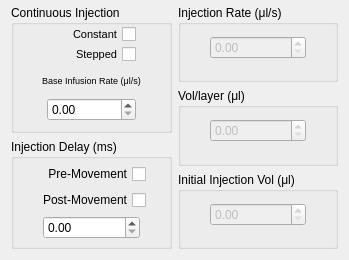
     <widget class="QWidget" name="InjectionControl">
      <property name="geometry">
       <rect>
        <x>0</x>
        <y>0</y>
        <width>349</width>
        <height>260</height>
       </rect>
      </property>
      <attribute name="label">
       <string>                       Injection Control</string>
      </attribute>
      <layout class="QGridLayout" name="gridLayout_10" columnstretch="1,1">
       <property name="topMargin">
        <number>5</number>
       </property>
       <property name="rightMargin">
        <number>11</number>
       </property>
       <item row="0" column="0">
        <layout class="QGridLayout" name="gridLayout_4" rowstretch="7,6">
         <item row="0" column="0">
          <widget class="QGroupBox" name="ContInjectionBox">
           <property name="title">
            <string>Continuous Injection</string>
           </property>
           <layout class="QGridLayout" name="gridLayout_14" columnstretch="1,4,1">
            <property name="leftMargin">
             <number>5</number>
            </property>
            <property name="topMargin">
             <number>0</number>
            </property>
            <property name="rightMargin">
             <number>5</number>
            </property>
            <property name="verticalSpacing">
             <number>1</number>
            </property>
            <item row="6" column="1">
             <widget class="QDoubleSpinBox" name="BaseInfusionParamDMD2">
              <property name="sizePolicy">
               <sizepolicy hsizetype="Minimum" vsizetype="Fixed">
                <horstretch>0</horstretch>
                <verstretch>0</verstretch>
               </sizepolicy>
              </property>
             </widget>
            </item>
            <item row="0" column="1">
             <widget class="QCheckBox" name="ContinuousInjectionDMD2">
              <property name="enabled">
               <bool>true</bool>
              </property>
              <property name="font">
               <font>
                <family>MS Shell Dlg 2</family>
                <pointsize>8</pointsize>
                <weight>50</weight>
                <italic>false</italic>
                <bold>false</bold>
               </font>
              </property>
              <property name="layoutDirection">
               <enum>Qt::RightToLeft</enum>
              </property>
              <property name="styleSheet">
               <string notr="true">font: 8pt &quot;MS Shell Dlg 2&quot;;</string>
              </property>
              <property name="text">
               <string>Constant</string>
              </property>
             </widget>
            </item>
            <item row="3" column="0" colspan="3">
             <widget class="QLabel" name="BaseInfusionRateTitleDMD2">
              <property name="font">
               <font>
                <pointsize>6</pointsize>
               </font>
              </property>
              <property name="text">
               <string>&lt;html&gt;&lt;head/&gt;&lt;body&gt;&lt;p align=&quot;center&quot;&gt;&lt;span style=&quot; font-size:7pt;&quot;&gt;Base Infusion Rate (μl/s)&lt;/span&gt;&lt;/p&gt;&lt;/body&gt;&lt;/html&gt;</string>
              </property>
             </widget>
            </item>
            <item row="6" column="2">
             <spacer name="horizontalSpacer">
              <property name="orientation">
               <enum>Qt::Horizontal</enum>
              </property>
              <property name="sizeHint" stdset="0">
               <size>
                <width>40</width>
                <height>20</height>
               </size>
              </property>
             </spacer>
            </item>
            <item row="6" column="0">
             <spacer name="horizontalSpacer_2">
              <property name="orientation">
               <enum>Qt::Horizontal</enum>
              </property>
              <property name="sizeHint" stdset="0">
               <size>
                <width>40</width>
                <height>20</height>
               </size>
              </property>
             </spacer>
            </item>
            <item row="1" column="1">
             <widget class="QCheckBox" name="SteppedContInjectionDMD2">
              <property name="enabled">
               <bool>true</bool>
              </property>
              <property name="font">
               <font>
                <family>MS Shell Dlg 2</family>
                <pointsize>8</pointsize>
                <weight>50</weight>
                <italic>false</italic>
                <bold>false</bold>
               </font>
              </property>
              <property name="layoutDirection">
               <enum>Qt::RightToLeft</enum>
              </property>
              <property name="styleSheet">
               <string notr="true">font: 8pt &quot;MS Shell Dlg 2&quot;;</string>
              </property>
              <property name="text">
               <string>Stepped</string>
              </property>
             </widget>
            </item>
           </layout>
          </widget>
         </item>
         <item row="1" column="0">
          <widget class="QGroupBox" name="InjectionDelayBoxDMD2">
           <property name="title">
            <string>Injection Delay (ms)</string>
           </property>
           <layout class="QGridLayout" name="gridLayout_16" rowstretch="3,0,0" columnstretch="0,0,0">
            <property name="leftMargin">
             <number>5</number>
            </property>
            <property name="topMargin">
             <number>0</number>
            </property>
            <property name="rightMargin">
             <number>5</number>
            </property>
            <property name="bottomMargin">
             <number>0</number>
            </property>
            <property name="verticalSpacing">
             <number>1</number>
            </property>
            <item row="0" column="2">
             <spacer name="horizontalSpacer_5">
              <property name="orientation">
               <enum>Qt::Horizontal</enum>
              </property>
              <property name="sizeHint" stdset="0">
               <size>
                <width>40</width>
                <height>20</height>
               </size>
              </property>
             </spacer>
            </item>
            <item row="1" column="1">
             <widget class="QCheckBox" name="PostMovementCheckboxDMD2">
              <property name="layoutDirection">
               <enum>Qt::RightToLeft</enum>
              </property>
              <property name="text">
               <string>Post-Movement</string>
              </property>
             </widget>
            </item>
            <item row="0" column="1">
             <widget class="QCheckBox" name="PreMovementCheckboxDMD2">
              <property name="layoutDirection">
               <enum>Qt::RightToLeft</enum>
              </property>
              <property name="text">
               <string>Pre-Movement</string>
              </property>
             </widget>
            </item>
            <item row="0" column="0">
             <spacer name="horizontalSpacer_6">
              <property name="orientation">
               <enum>Qt::Horizontal</enum>
              </property>
              <property name="sizeHint" stdset="0">
               <size>
                <width>40</width>
                <height>20</height>
               </size>
              </property>
             </spacer>
            </item>
            <item row="2" column="0" colspan="3">
             <layout class="QHBoxLayout" name="horizontalLayout" stretch="1,4,1">
              <item>
               <spacer name="horizontalSpacer_4">
                <property name="orientation">
                 <enum>Qt::Horizontal</enum>
                </property>
                <property name="sizeHint" stdset="0">
                 <size>
                  <width>40</width>
                  <height>20</height>
                 </size>
                </property>
               </spacer>
              </item>
              <item>
               <widget class="QDoubleSpinBox" name="InjectionDelayParamDMD2">
                <property name="sizePolicy">
                 <sizepolicy hsizetype="Minimum" vsizetype="Fixed">
                  <horstretch>0</horstretch>
                  <verstretch>0</verstretch>
                 </sizepolicy>
                </property>
                <property name="maximum">
                 <double>9999.000000000000000</double>
                </property>
               </widget>
              </item>
              <item>
               <spacer name="horizontalSpacer_3">
                <property name="orientation">
                 <enum>Qt::Horizontal</enum>
                </property>
                <property name="sizeHint" stdset="0">
                 <size>
                  <width>40</width>
                  <height>20</height>
                 </size>
                </property>
               </spacer>
              </item>
             </layout>
            </item>
           </layout>
          </widget>
         </item>
        </layout>
       </item>
       <item row="0" column="1">
        <layout class="QGridLayout" name="gridLayout_5">
         <item row="1" column="0">
          <widget class="QGroupBox" name="VolPerLayerBoxDMD2">
           <property name="title">
            <string>Vol/layer (μl)</string>
           </property>
           <layout class="QGridLayout" name="gridLayout_18" columnstretch="1,4,1">
            <property name="leftMargin">
             <number>5</number>
            </property>
            <property name="topMargin">
             <number>0</number>
            </property>
            <property name="rightMargin">
             <number>5</number>
            </property>
            <item row="0" column="0">
             <spacer name="horizontalSpacer_9">
              <property name="orientation">
               <enum>Qt::Horizontal</enum>
              </property>
              <property name="sizeHint" stdset="0">
               <size>
                <width>19</width>
                <height>17</height>
               </size>
              </property>
             </spacer>
            </item>
            <item row="0" column="1">
             <widget class="QDoubleSpinBox" name="VolPerLayerParamDMD2">
              <property name="enabled">
               <bool>false</bool>
              </property>
              <property name="sizePolicy">
               <sizepolicy hsizetype="Preferred" vsizetype="Fixed">
                <horstretch>0</horstretch>
                <verstretch>0</verstretch>
               </sizepolicy>
              </property>
             </widget>
            </item>
            <item row="0" column="2">
             <spacer name="horizontalSpacer_10">
              <property name="orientation">
               <enum>Qt::Horizontal</enum>
              </property>
              <property name="sizeHint" stdset="0">
               <size>
                <width>40</width>
                <height>20</height>
               </size>
              </property>
             </spacer>
            </item>
           </layout>
          </widget>
         </item>
         <item row="2" column="0">
          <widget class="QGroupBox" name="InitialVolumeBoxDMD2">
           <property name="title">
            <string>Initial Injection Vol (μl)</string>
           </property>
           <layout class="QGridLayout" name="gridLayout_17" columnstretch="1,4,1">
            <property name="leftMargin">
             <number>5</number>
            </property>
            <property name="topMargin">
             <number>0</number>
            </property>
            <property name="rightMargin">
             <number>5</number>
            </property>
            <item row="0" column="0">
             <spacer name="horizontalSpacer_7">
              <property name="orientation">
               <enum>Qt::Horizontal</enum>
              </property>
              <property name="sizeHint" stdset="0">
               <size>
                <width>40</width>
                <height>20</height>
               </size>
              </property>
             </spacer>
            </item>
            <item row="0" column="1">
             <widget class="QDoubleSpinBox" name="InitialVolumeParamDMD2">
              <property name="enabled">
               <bool>false</bool>
              </property>
              <property name="sizePolicy">
               <sizepolicy hsizetype="Preferred" vsizetype="Fixed">
                <horstretch>0</horstretch>
                <verstretch>0</verstretch>
               </sizepolicy>
              </property>
             </widget>
            </item>
            <item row="0" column="2">
             <spacer name="horizontalSpacer_8">
              <property name="orientation">
               <enum>Qt::Horizontal</enum>
              </property>
              <property name="sizeHint" stdset="0">
               <size>
                <width>40</width>
                <height>20</height>
               </size>
              </property>
             </spacer>
            </item>
           </layout>
          </widget>
         </item>
         <item row="0" column="0">
          <widget class="QGroupBox" name="InjectionRateBoxDMD2">
           <property name="enabled">
            <bool>true</bool>
           </property>
           <property name="title">
            <string>Injection Rate (μl/s)</string>
           </property>
           <layout class="QGridLayout" name="gridLayout_19" columnstretch="1,4,1">
            <property name="leftMargin">
             <number>5</number>
            </property>
            <property name="topMargin">
             <number>0</number>
            </property>
            <property name="rightMargin">
             <number>5</number>
            </property>
            <item row="0" column="0">
             <spacer name="horizontalSpacer_11">
              <property name="orientation">
               <enum>Qt::Horizontal</enum>
              </property>
              <property name="sizeHint" stdset="0">
               <size>
                <width>19</width>
                <height>17</height>
               </size>
              </property>
             </spacer>
            </item>
            <item row="0" column="1">
             <widget class="QDoubleSpinBox" name="InjectionRateParamDMD2">
              <property name="enabled">
               <bool>false</bool>
              </property>
              <property name="sizePolicy">
               <sizepolicy hsizetype="Minimum" vsizetype="Fixed">
                <horstretch>0</horstretch>
                <verstretch>0</verstretch>
               </sizepolicy>
              </property>
             </widget>
            </item>
            <item row="0" column="2">
             <spacer name="horizontalSpacer_12">
              <property name="orientation">
               <enum>Qt::Horizontal</enum>
              </property>
              <property name="sizeHint" stdset="0">
               <size>
                <width>19</width>
                <height>17</height>
               </size>
              </property>
             </spacer>
            </item>
           </layout>
          </widget>
         </item>
        </layout>
       </item>
      </layout>
     </widget>
